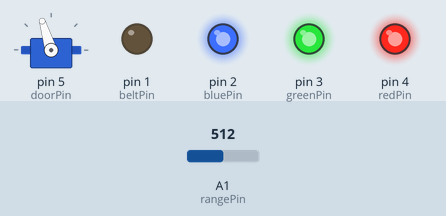
Bench run of a sketch on a simulated Arduino Uno, built with avr-gcc and run on an emulated ATmega328P. On the bench: servo, output pins drawn as LEDs (lit = HIGH). The test bench sets the inputs (shaded band); at power-on: A1 (rangePin) = 512.

Above: at 1.2 s.
1.3 s: A1 (rangePin) set to 487
At 1.6 s:
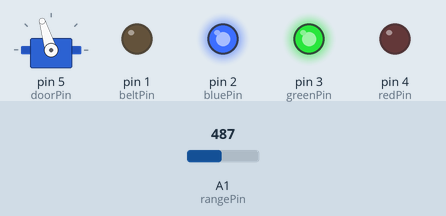
2.8 s: A1 (rangePin) set to 203
4.3 s: A1 (rangePin) set to 180
At 5.1 s:
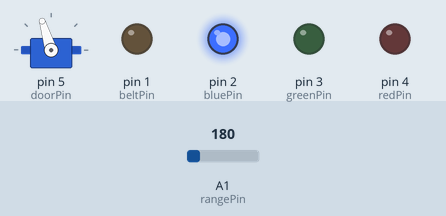
5.8 s: A1 (rangePin) set to 92
7.3 s: A1 (rangePin) set to 79
At 8.6 s:
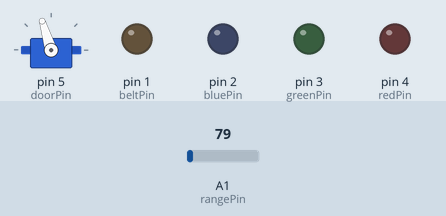
Timing chart, 0 to 9.8 s (numbered marks = the images above; inputs shaded):
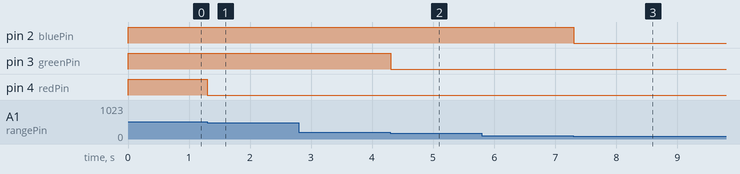

Measured:
- the behaviour switches between 506 and 505 on A1 (rangePin) (found by bisection; images 0 and 1)
- the behaviour switches between 187 and 186 on A1 (rangePin) (found by bisection; images 1 and 2)
- the behaviour switches between 87 and 86 on A1 (rangePin) (found by bisection; images 2 and 3)
- after the input at 1.3 s, pin 4 (redPin): HIGH → LOW at once
- after the input at 2.8 s, every drawn part: stays the same
- after the input at 4.3 s, pin 3 (greenPin): HIGH → LOW at once
- after the input at 5.8 s, every drawn part: stays the same
- after the input at 7.3 s, pin 2 (bluePin): HIGH → LOW at once

The sketch:

popcornMachine_05.ino
```cpp
// (licence header left out)
#include <Servo.h>

#define rangePin A1          // rangefinder (analog)
#define beltPin 1            // conveyor belt
#define doorPin 5            // popcorn hopper door
#define doorOpen 93          // servo setting for open door
#define doorClosed 107       // servo setting for closed door
#define rangeMax 80          // maximum range of sensor activation window
#define rangeMin 15          // mimimum range of sensor activation window
#define trigger 100          // number of count to trigger execute
#define redPin 4
#define bluePin 2
#define greenPin 3

Servo doorServo;
const float lerp = 0.20;     // 0 < lerp < 1 -- value of 1 results in no averaging.

float rangeAvg = 0;          // averaged distance from sensor in cm.
int count = 0;               // counter for 'in range' time
unsigned long timer = 0;     // delay timer. ALWAYS MAKE THIS LONG! How many times do I need to troubleshoot a timer rolling over because I defined it as an int?
boolean exe = false;         // execute popcorn delivery?
boolean debug = false;        // print debug to serial (runs a leetle beet slower)


//*********************/

void setup() {
  if (debug) Serial.begin(9600);  // serial debug
  doorServo.attach(doorPin);       // initialize hopper door servo
  doorServo.write(doorClosed);     // make sure it's closed
  pinMode(beltPin, OUTPUT);        // conveyor belt
  pinMode(redPin, OUTPUT);             // onboard LED
  pinMode(bluePin, OUTPUT);
  pinMode(greenPin, OUTPUT);
  digitalWrite(redPin, HIGH);
  digitalWrite(bluePin, HIGH);
  digitalWrite(greenPin, HIGH);
  //digitalWrite(13,LOW);            // start with LED off...
}


//**********************/

void loop() {

  rangeAvg = rangeFinder(analogRead(rangePin), rangeAvg);   // function to update averaged range distance in cm
  if (debug) Serial.println(rangeAvg);                      // debug
  if (rangeAvg >= 70) digitalWrite(bluePin, LOW);
  else if (rangeAvg >= 50 && rangeAvg < 70) digitalWrite(greenPin,LOW);
  else if (rangeAvg >= 30 && rangeAvg < 50) {
    digitalWrite(redPin, LOW);
    digitalWrite(greenPin, LOW);
  }
  else if (rangeAvg >= 10 && rangeAvg < 30) digitalWrite(redPin, LOW);
  else {
    digitalWrite(redPin, HIGH);
    digitalWrite(greenPin, HIGH);
    digitalWrite(bluePin, HIGH);
  }

  if (rangeAvg < rangeMax && rangeAvg > rangeMin) count++;  // someone is in range! Increase the range 'timer'..
  else if (!exe) count = 0;                                 // if out of range NOT during popcorn delivery, reset the range timer
  if (debug) Serial.println(count);                         // debug

  if (count >= trigger) exe = true;        // your patience has paid off; execute popcorn delivery!
  else doorServo.write(doorClosed);        // otherwise make sure the hopper door stays shut. Just in case.

  if (exe) execute();                      // run the execute function until exe is disabled
  if (debug) delay(15);                    // debug
}


//*************************/

void execute() {
  if (count >= trigger && count < trigger) {   // +5 so we don't miss it:
    timer = millis();                             // must catch count to initiate timer
    //digitalWrite(redPin, HIGH);                   // indicator LED
    digitalWrite(beltPin, HIGH);                  // start the conveyor
    doorServo.write(doorOpen);                    // open the door
  }
  if (millis() - timer >= 3000){       // THIRD - 3 seconds later, consider increasing to 3850?
    //delay(3000);
    digitalWrite(beltPin,LOW);         // stop the conveyor
    //digitalWrite(redPin,LOW);          // turn off indicator LED
    count = 0;                         // reset in-range counter
    timer = millis();                  // reset delay timer
    exe = false;                       // disable execute()
  }
  else if (millis() - timer >= 850){   // SECOND - 500 millis later (500+350)
    //delay(500);
    doorServo.write(doorClosed);       // close hopper door the rest of the way
  }
  else if (millis()-timer >= 350){     // FIRST - after 350 millis
    //delay(350);
    doorServo.write(doorClosed-6);     // close hopper door mostly to allow kernels to clear the gap
  }
}
```

RangeFinder.ino
```cpp
//  to use:
//  #define rangePin A#
//  float rangeAvg;
//  setup()
//  loop() rangeAvg = rangeFinder(analogRead(rangePin), rangeAvg);

float rangeFinder (float input, float avg) {
  float volts = input*5/1024; // get actual voltage reading
  //float distance = 61.681*pow(volts,-1.133); //A02 (long range: 20-150 cm)
  float distance = 27.003*pow(volts,-1.1001); //A21 (short range: 10-80 cm)
  if (distance > 80) distance = 80;
  if (distance < 10) distance = 10;
  float _avg = lerp*distance + (1.0-lerp)*avg;
  return _avg;
}
```
